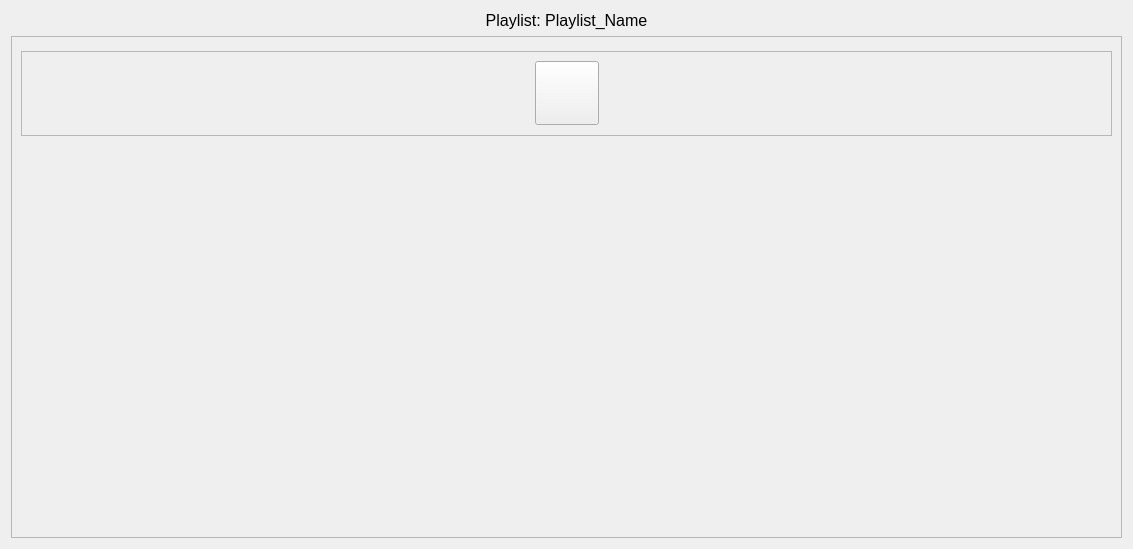
<?xml version="1.0" encoding="UTF-8"?>
<ui version="4.0">
 <class>PlaylistEditWindow</class>
 <widget class="QFrame" name="PlaylistEditWindow">
  <property name="geometry">
   <rect>
    <x>0</x>
    <y>0</y>
    <width>1133</width>
    <height>549</height>
   </rect>
  </property>
  <property name="windowTitle">
   <string>Frame</string>
  </property>
  <layout class="QVBoxLayout" name="verticalLayout">
   <item>
    <widget class="QLabel" name="label">
     <property name="text">
      <string>&lt;html&gt;&lt;head/&gt;&lt;body&gt;&lt;p&gt;&lt;span style=&quot; font-size:12pt;&quot;&gt;Playlist: Playlist_Name&lt;/span&gt;&lt;/p&gt;&lt;/body&gt;&lt;/html&gt;</string>
     </property>
     <property name="alignment">
      <set>Qt::AlignCenter</set>
     </property>
    </widget>
   </item>
   <item>
    <widget class="QScrollArea" name="scrollArea">
     <property name="widgetResizable">
      <bool>true</bool>
     </property>
     <widget class="QWidget" name="scrollAreaWidgetContents">
      <property name="geometry">
       <rect>
        <x>0</x>
        <y>0</y>
        <width>1113</width>
        <height>502</height>
       </rect>
      </property>
      <layout class="QVBoxLayout" name="verticalLayout_3">
       <item>
        <widget class="QFrame" name="AddSoundFrame">
         <property name="sizePolicy">
          <sizepolicy hsizetype="Expanding" vsizetype="Fixed">
           <horstretch>0</horstretch>
           <verstretch>0</verstretch>
          </sizepolicy>
         </property>
         <property name="minimumSize">
          <size>
           <width>0</width>
           <height>85</height>
          </size>
         </property>
         <property name="maximumSize">
          <size>
           <width>16777215</width>
           <height>75</height>
          </size>
         </property>
         <property name="frameShape">
          <enum>QFrame::StyledPanel</enum>
         </property>
         <property name="frameShadow">
          <enum>QFrame::Raised</enum>
         </property>
         <layout class="QHBoxLayout" name="horizontalLayout">
          <item>
           <spacer name="horizontalSpacer">
            <property name="orientation">
             <enum>Qt::Horizontal</enum>
            </property>
            <property name="sizeHint" stdset="0">
             <size>
              <width>40</width>
              <height>20</height>
             </size>
            </property>
           </spacer>
          </item>
          <item>
           <widget class="QPushButton" name="AddSoundButton">
            <property name="sizePolicy">
             <sizepolicy hsizetype="Fixed" vsizetype="Fixed">
              <horstretch>0</horstretch>
              <verstretch>0</verstretch>
             </sizepolicy>
            </property>
            <property name="minimumSize">
             <size>
              <width>64</width>
              <height>64</height>
             </size>
            </property>
            <property name="maximumSize">
             <size>
              <width>64</width>
              <height>64</height>
             </size>
            </property>
            <property name="text">
             <string/>
            </property>
            <property name="icon">
             <iconset resource="nonstandard_icons.qrc">
              <normaloff>:/DungeonSound/Icons/24x24 plus.png</normaloff>
              <normalon>:/DungeonSound/Icons/24x24 plus.png</normalon>:/DungeonSound/Icons/24x24 plus.png</iconset>
            </property>
           </widget>
          </item>
          <item>
           <spacer name="horizontalSpacer_2">
            <property name="orientation">
             <enum>Qt::Horizontal</enum>
            </property>
            <property name="sizeHint" stdset="0">
             <size>
              <width>40</width>
              <height>20</height>
             </size>
            </property>
           </spacer>
          </item>
         </layout>
        </widget>
       </item>
       <item>
        <spacer name="verticalSpacer">
         <property name="orientation">
          <enum>Qt::Vertical</enum>
         </property>
         <property name="sizeHint" stdset="0">
          <size>
           <width>20</width>
           <height>40</height>
          </size>
         </property>
        </spacer>
       </item>
      </layout>
     </widget>
    </widget>
   </item>
  </layout>
 </widget>
 <resources>
  <include location="nonstandard_icons.qrc"/>
 </resources>
 <connections/>
</ui>
